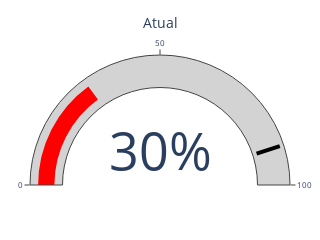
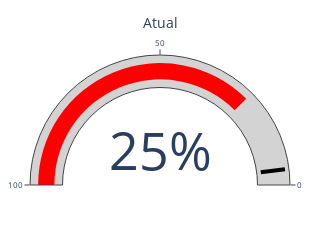
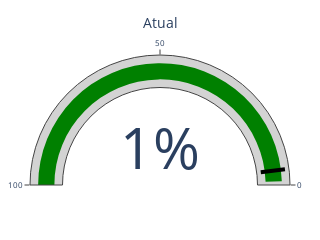

Here is the notebook cell these charts were saved with, in order:
### Code cell
import plotly.graph_objects as go

# cSpell: disable=invalid-name


def calculate_eficiencia(df):
    return df["eficiencia"].mean()


def calculate_performance(df):
    return df["performance"].mean()


def calculate_reparos(df):
    return df["reparo"].mean()


def draw_circular_progress_bar_v2(df: pd.DataFrame, type: str, meta: int):
    # mapear o tipo das funções
    type_map = {
        "eficiencia": calculate_eficiencia,
        "performance": calculate_performance,
        "reparo": calculate_reparos,
    }

    # Verificar a primeira data_registro do dataframe para saber se os dados são do mês atual
    this_month = df["data_registro"].iloc[0].month == pd.Timestamp.now().month
    month = "Atual" if this_month else "Anterior"

    # Obter a função com base no tipo
    func = type_map[type]

    # Calcular a porcentagem
    percentage = func(df.copy()) if func is not None else 0

    # Arredondar porcentagem para não ter casas decimais
    percentage = round(percentage, 2)

    # Definir a cor com base na porcentagem
    if type == "eficiencia":
        color = "green" if percentage >= (meta / 100) else "red"
    else:
        color = "red" if percentage >= (meta / 100) else "green"

    # Definir a escala do eixo para "performance" e "reparo"
    axis_range = [0, 100] if type == "eficiencia" else [100, 0]

    # Criar o gráfico
    fig = go.Figure(
        go.Indicator(
            mode="gauge+number",
            value=percentage * 100,
            number={"suffix": "%"},
            domain={"x": [0, 1], "y": [0, 1]},
            title={
                "text": month,
                "font": {"size": 14},
            },
            gauge={
                "axis": {
                    "range": axis_range,
                    "tickfont": {"size": 8},
                },
                "bar": {"color": color},
                "steps": [
                    {"range": [0, 100], "color": "lightgray"},
                ],
                "threshold": {
                    "line": {"color": "black", "width": 4},
                    "thickness": 0.75,
                    "value": meta,
                },
            },
        )
    )

    fig.update_layout(
        autosize=True,
        margin=dict(t=30, b=30, l=30, r=30),
        plot_bgcolor="white",
        width=200,  # apenas para visualização no jupyter
        height=200,  # apenas para visualização no jupyter
    )

    fig.show()


draw_circular_progress_bar_v2(df_eff, "eficiencia", 90)
draw_circular_progress_bar_v2(df_perf, "performance", 4)
draw_circular_progress_bar_v2(df_reparos, "reparo", 4)

### Figure 1 — Plotly figure (JSON) as saved in the notebook; plotly's stock layout.template omitted (floating-point values rounded to 4 significant figures)
{"data": [{"domain": {"x": [0, 1], "y": [0, 1]}, "gauge": {"axis": {"range": [0, 100], "tickfont": {"size": 8}}, "bar": {"color": "red"}, "steps": [{"color": "lightgray", "range": [0, 100]}], "threshold": {"line": {"color": "black", "width": 4}, "thickness": 0.75, "value": 90}}, "mode": "gauge+number", "number": {"suffix": "%"}, "title": {"font": {"size": 14}, "text": "Atual"}, "type": "indicator", "value": 30}], "layout": {"autosize": true, "height": 200, "margin": {"b": 30, "l": 30, "r": 30, "t": 30}, "plot_bgcolor": "white", "width": 200}}

### Figure 2 — Plotly figure (JSON) as saved in the notebook; plotly's stock layout.template omitted (floating-point values rounded to 4 significant figures)
{"data": [{"domain": {"x": [0, 1], "y": [0, 1]}, "gauge": {"axis": {"range": [100, 0], "tickfont": {"size": 8}}, "bar": {"color": "red"}, "steps": [{"color": "lightgray", "range": [0, 100]}], "threshold": {"line": {"color": "black", "width": 4}, "thickness": 0.75, "value": 4}}, "mode": "gauge+number", "number": {"suffix": "%"}, "title": {"font": {"size": 14}, "text": "Atual"}, "type": "indicator", "value": 25}], "layout": {"autosize": true, "height": 200, "margin": {"b": 30, "l": 30, "r": 30, "t": 30}, "plot_bgcolor": "white", "width": 200}}

### Figure 3 — Plotly figure (JSON) as saved in the notebook; plotly's stock layout.template omitted (floating-point values rounded to 4 significant figures)
{"data": [{"domain": {"x": [0, 1], "y": [0, 1]}, "gauge": {"axis": {"range": [100, 0], "tickfont": {"size": 8}}, "bar": {"color": "green"}, "steps": [{"color": "lightgray", "range": [0, 100]}], "threshold": {"line": {"color": "black", "width": 4}, "thickness": 0.75, "value": 4}}, "mode": "gauge+number", "number": {"suffix": "%"}, "title": {"font": {"size": 14}, "text": "Atual"}, "type": "indicator", "value": 1}], "layout": {"autosize": true, "height": 200, "margin": {"b": 30, "l": 30, "r": 30, "t": 30}, "plot_bgcolor": "white", "width": 200}}
